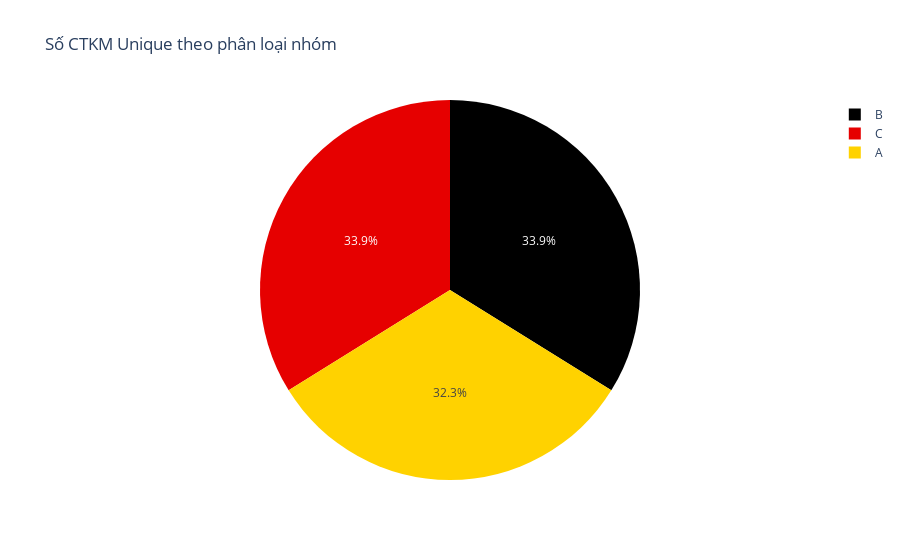

This figure's notebook cell:
### Code cell
fig = px.pie(df_count_nhom_noclust, values='Mã CTKM', names='Phân loại theo nhóm', title='Số CTKM Unique theo phân loại nhóm',color_discrete_sequence=px.colors.sequential.Hot)
fig.show();

### Figure 1 — Plotly figure (JSON) as saved in the notebook; plotly's stock layout.template omitted (floating-point values rounded to 4 significant figures)
{"data": [{"domain": {"x": [0, 1], "y": [0, 1]}, "hovertemplate": "Phân loại theo nhóm=%{label}<br>Mã CTKM=%{value}<extra></extra>", "labels": ["A", "B", "C"], "legendgroup": "", "name": "", "showlegend": true, "type": "pie", "values": [41, 43, 43]}], "layout": {"legend": {"tracegroupgap": 0}, "piecolorway": ["rgb(0,0,0)", "rgb(230,0,0)", "rgb(255,210,0)", "rgb(255,255,255)"], "title": {"text": "Số CTKM Unique theo phân loại nhóm"}}}
